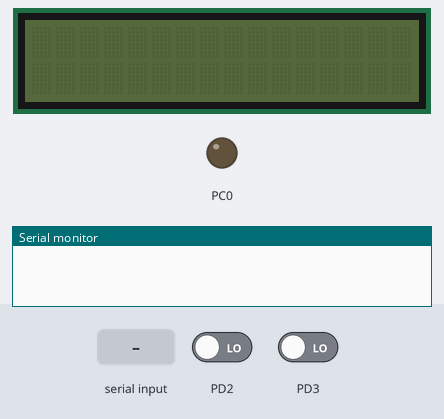
The program below on a simulated ATmega328P, built with avr-gcc and emulated at 16 MHz. On the bench: 16×2 character LCD, output pins drawn as LEDs (lit = HIGH), the last lines printed to the serial monitor. Wiring (inferred from the signals the program sends): character LCD (HD44780): RS PC1; E PC2; data PB0, PB1, PB2, PB3, PB4, PB5, PB6, PB7. Inputs (shaded band) come from the test bench; at power-on: PD2 LOW, PD3 LOW. Pins used as bus, display or sensor lines are not drawn.

Above: at 0.01 s.
At 2.0 s:
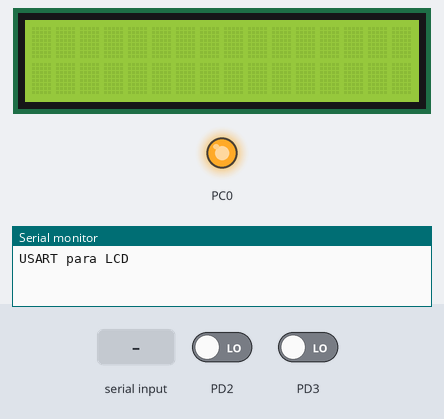
2.1 s: "1" received over Serial
At 2.9 s:
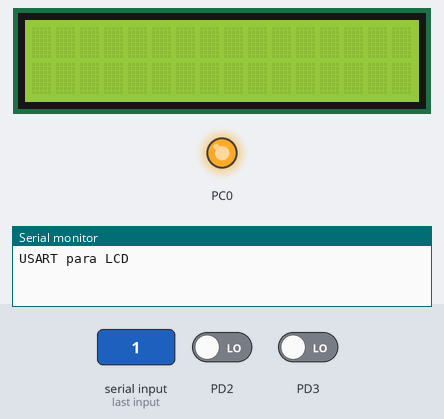
Timing chart, 0 to 5.1 s (numbered marks = the images above; inputs shaded):
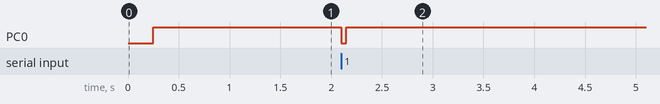

Measured:
- after the input at 2.1 s, PC0: HIGH → LOW at once, → HIGH 0.05 s later

The program:

main.c
```c
/*
 * InterfaceSerial.c
 *
 * Created: 9/26/2019 9:55:52 PM
 * Author : Matheus
 */

#include <avr/io.h>
#include <util/delay.h>
#include <string.h>

#define BAUD 28000
#define MYUBRR F_CPU/16/BAUD-1
#define F_CPU 16000000UL

/* -------------------------------------------- SERIAL ----------------------------------------- */

void USART_Init(unsigned int ubrr){
	/*Set baud rate */
	/* UBRR0H contains the 4 most significant bits of the
	baud rate. UBRR0L contains the 8 least significant
	bits.*/
	UBRR0H = (unsigned char)(ubrr>>8);
	UBRR0L = (unsigned char)ubrr;


	/*Enable transmitter and receiver */
	UCSR0B = (1<<RXEN0)|(1<<TXEN0);

	/* Set frame format: 8data */
	UCSR0C = (1<<USBS0)|(3<<UCSZ00);
}

void USART_Transmit(unsigned char data){
	/* Wait for empty transmit buffer */
	while ( !( UCSR0A & (1<<UDRE0)) );

	/* Put data into buffer, sends the data */
	UDR0 = data;
}

unsigned char USART_Receive(void){

	while(!(UCSR0A & (1<<RXC0)));
	return UDR0;

}

void USART_putstring(char* StringPtr){

	while(*StringPtr != 0){
		USART_Transmit(*StringPtr++);
	}
}

/* --------------------------------------------- LCD ------------------------------------------- */

void lcd_init(){
	lcd_comando(0x38);
	lcd_comando(0x0E);
	lcd_comando(0x06);
	lcd_comando(0x01);
}

void lcd_comando(char comando){
	PORTB = comando;
	PORTC &= ~(0x01);
	PORTC &= ~(0x02);
	PORTC |= (0x04);
	_delay_ms(50);
	PORTC &= ~(0x04);
}

void lcd_dado(char dado){
	PORTB = dado;
	PORTC |= (0x01);
	PORTC &= ~(0x02);
	PORTC |= (0x04);
	_delay_ms(50);
	PORTC &= ~(0x04);

}

int i;

void lcd_print (char *c){
		while (*c != 0)
			lcd_dado(*c++);
}


/* --------------------------------------------------------------------------------------------- */

char tx;

int main(void)
{
	DDRB = 0xff;
	DDRC = 0x07;
	lcd_init();
	USART_Init(MYUBRR);
    lcd_comando(0x80);
    lcd_print("Interface Serial");
	USART_putstring("USART para LCD");
	USART_Transmit(0x0d);

	while (1)
    {

		tx = USART_Receive();

		if((PIND&0x04) == 0){
			tx = 'A';
		}

		if((PIND&0x08) == 0){
			tx = 'B';
		}

		USART_Transmit(0x0d);
		lcd_comando(0xc0);
		lcd_dado(tx);
    }
}
```
